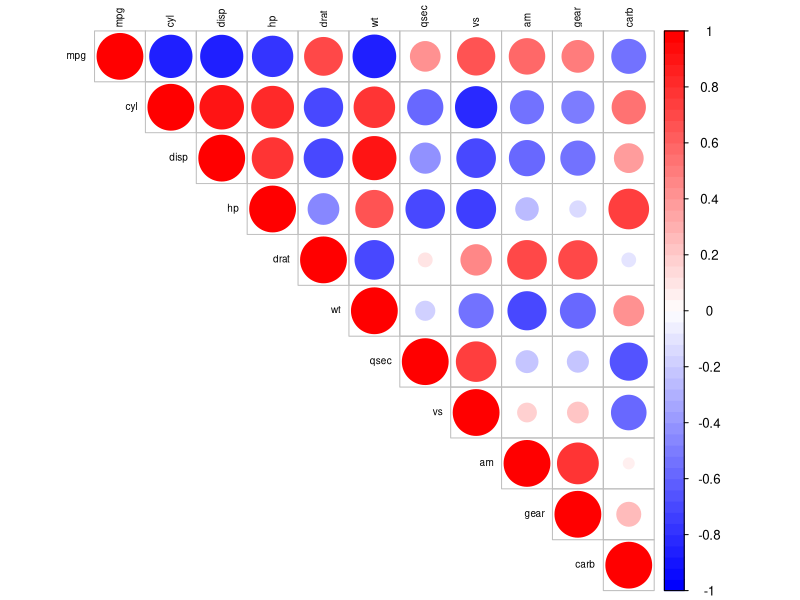
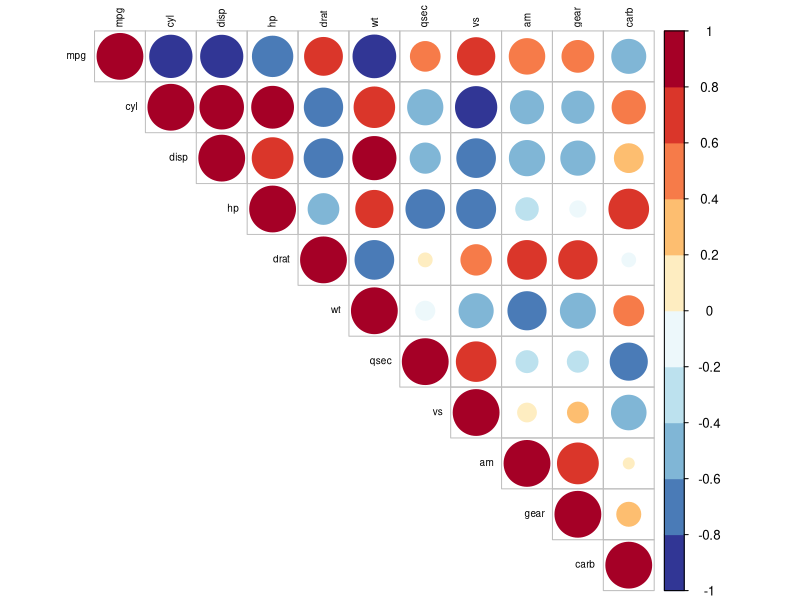

Write R code to recreate these figures, in order.
## ---- chunk 1

library(corrplot)
# corrplot 패키지: https://cran.r-project.org/web/packages/corrplot/vignettes/corrplot-intro.html
M = cor(mtcars)


# 1. colorRampPalette 이용 
redToblue <- colorRampPalette(c("red","white", "blue"))(50)
corrplot(M, method="circle", 
         type = "upper", 
         tl.col="black", tl.cex=0.6,  
         insig = 'label_sig', 
         pch.cex = 0.9, 
         pch.col = 'White',
         col = rev(redToblue))


# 2. RColorBrewer 이용 
library(RColorBrewer)
corrplot(M, method="circle", 
         type = "upper", 
         tl.col="black", tl.cex=0.6,  
         insig = 'label_sig', 
         pch.cex = 0.9, 
         pch.col = 'White',
         col = rev(COL2('RdYlBu', 10)))


